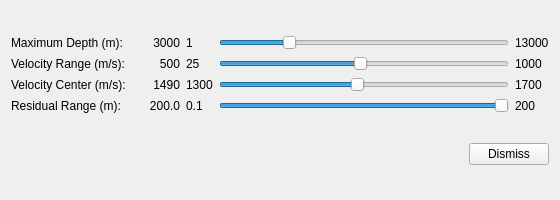
<?xml version="1.0" encoding="UTF-8"?>
<!--
  mbvelocitytool_scaling.ui - "Plot Scaling" of the sound velocity tool (mbvelocitytool's
  bulletinBoard_scaling). Loaded at runtime by deps/src/mbvelocitytool/mbvelocity_window.cpp; each
  slider has its <name>Value label. The residual range slider runs in tenths of a metre.
-->
<ui version="4.0">
 <class>MbVelocityScalingDialog</class>
 <widget class="QDialog" name="MbVelocityScalingDialog">
  <property name="geometry">
   <rect><x>0</x><y>0</y><width>560</width><height>200</height></rect>
  </property>
  <property name="windowTitle">
   <string>MBvelocitytool - Plot Scaling</string>
  </property>
  <layout class="QVBoxLayout" name="mainLayout">
   <item>
    <layout class="QGridLayout" name="sliderGrid">
     <item row="0" column="0">
      <widget class="QLabel" name="maxdepthLabel"><property name="text"><string>Maximum Depth (m):</string></property></widget>
     </item>
     <item row="0" column="1">
      <widget class="QLabel" name="maxdepthSliderValue">
       <property name="minimumSize"><size><width>48</width><height>0</height></size></property>
       <property name="alignment"><set>Qt::AlignRight|Qt::AlignVCenter</set></property>
       <property name="text"><string>3000</string></property>
      </widget>
     </item>
     <item row="0" column="2">
      <widget class="QLabel" name="maxdepthMin"><property name="text"><string>1</string></property></widget>
     </item>
     <item row="0" column="3">
      <widget class="QSlider" name="maxdepthSlider">
       <property name="toolTip"><string>Deepest depth shown on the profile plot</string></property>
       <property name="minimum"><number>1</number></property>
       <property name="maximum"><number>13000</number></property>
       <property name="value"><number>3000</number></property>
       <property name="orientation"><enum>Qt::Horizontal</enum></property>
      </widget>
     </item>
     <item row="0" column="4">
      <widget class="QLabel" name="maxdepthMax"><property name="text"><string>13000</string></property></widget>
     </item>
     <item row="1" column="0">
      <widget class="QLabel" name="velrangeLabel"><property name="text"><string>Velocity Range (m/s):</string></property></widget>
     </item>
     <item row="1" column="1">
      <widget class="QLabel" name="velrangeSliderValue">
       <property name="alignment"><set>Qt::AlignRight|Qt::AlignVCenter</set></property>
       <property name="text"><string>500</string></property>
      </widget>
     </item>
     <item row="1" column="2">
      <widget class="QLabel" name="velrangeMin"><property name="text"><string>25</string></property></widget>
     </item>
     <item row="1" column="3">
      <widget class="QSlider" name="velrangeSlider">
       <property name="toolTip"><string>Width of the velocity axis of the profile plot</string></property>
       <property name="minimum"><number>25</number></property>
       <property name="maximum"><number>1000</number></property>
       <property name="value"><number>500</number></property>
       <property name="orientation"><enum>Qt::Horizontal</enum></property>
      </widget>
     </item>
     <item row="1" column="4">
      <widget class="QLabel" name="velrangeMax"><property name="text"><string>1000</string></property></widget>
     </item>
     <item row="2" column="0">
      <widget class="QLabel" name="velcenterLabel"><property name="text"><string>Velocity Center (m/s):</string></property></widget>
     </item>
     <item row="2" column="1">
      <widget class="QLabel" name="velcenterSliderValue">
       <property name="alignment"><set>Qt::AlignRight|Qt::AlignVCenter</set></property>
       <property name="text"><string>1490</string></property>
      </widget>
     </item>
     <item row="2" column="2">
      <widget class="QLabel" name="velcenterMin"><property name="text"><string>1300</string></property></widget>
     </item>
     <item row="2" column="3">
      <widget class="QSlider" name="velcenterSlider">
       <property name="toolTip"><string>Centre of the velocity axis of the profile plot</string></property>
       <property name="minimum"><number>1300</number></property>
       <property name="maximum"><number>1700</number></property>
       <property name="value"><number>1490</number></property>
       <property name="orientation"><enum>Qt::Horizontal</enum></property>
      </widget>
     </item>
     <item row="2" column="4">
      <widget class="QLabel" name="velcenterMax"><property name="text"><string>1700</string></property></widget>
     </item>
     <item row="3" column="0">
      <widget class="QLabel" name="resrangeLabel"><property name="text"><string>Residual Range (m):</string></property></widget>
     </item>
     <item row="3" column="1">
      <widget class="QLabel" name="resrangeSliderValue">
       <property name="alignment"><set>Qt::AlignRight|Qt::AlignVCenter</set></property>
       <property name="text"><string>200.0</string></property>
      </widget>
     </item>
     <item row="3" column="2">
      <widget class="QLabel" name="resrangeMin"><property name="text"><string>0.1</string></property></widget>
     </item>
     <item row="3" column="3">
      <widget class="QSlider" name="resrangeSlider">
       <property name="toolTip"><string>Half height of the beam residual plot, in metres</string></property>
       <property name="minimum"><number>1</number></property>
       <property name="maximum"><number>2000</number></property>
       <property name="value"><number>2000</number></property>
       <property name="orientation"><enum>Qt::Horizontal</enum></property>
      </widget>
     </item>
     <item row="3" column="4">
      <widget class="QLabel" name="resrangeMax"><property name="text"><string>200</string></property></widget>
     </item>
    </layout>
   </item>
   <item>
    <layout class="QHBoxLayout" name="buttonRow">
     <item>
      <spacer name="buttonSpacer">
       <property name="orientation"><enum>Qt::Horizontal</enum></property>
       <property name="sizeHint" stdset="0"><size><width>20</width><height>10</height></size></property>
      </spacer>
     </item>
     <item>
      <widget class="QPushButton" name="dismissButton">
       <property name="text"><string>Dismiss</string></property>
       <property name="autoDefault"><bool>false</bool></property>
      </widget>
     </item>
    </layout>
   </item>
  </layout>
 </widget>
 <resources/>
 <connections/>
</ui>
